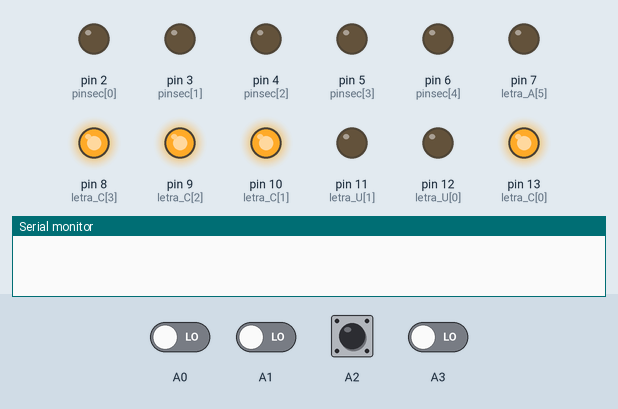
This sketch was run on a simulated Arduino Uno, built with avr-gcc and run on an emulated ATmega328P. On the bench: output pins drawn as LEDs (lit = HIGH), the last lines printed to the serial monitor. Dashed ring = blinking. Inputs (shaded band) come from the test bench; at power-on: A2 HIGH, A0, A1, A3 LOW.

Above: at 13.1 s.
13.2 s: A1 driven HIGH
At 15.2 s:
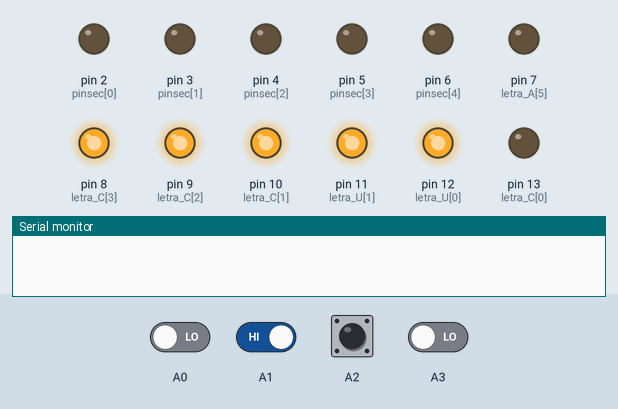
41.2 s: A0 driven HIGH
At 41.9 s:
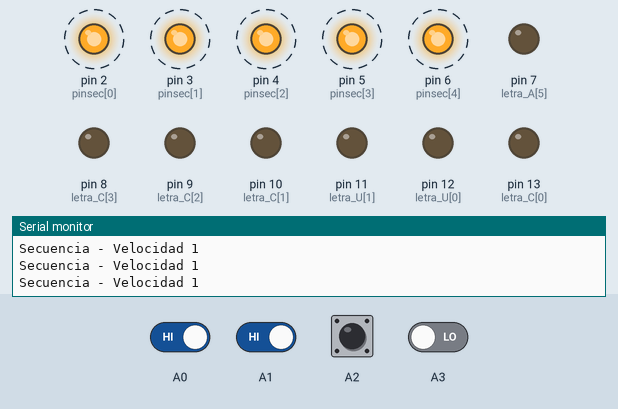
44.9 s: A3 driven HIGH
At 45.6 s:
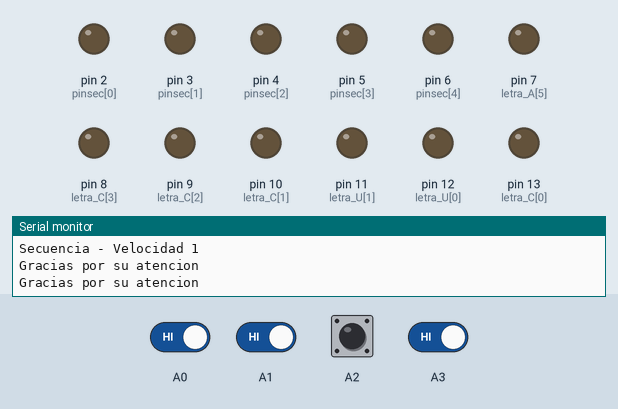
54.2 s: A3 driven LOW
At 56.1 s:
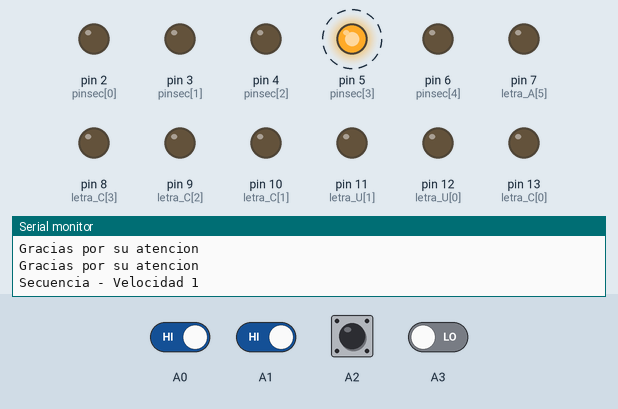
Timing chart, 0 to 59.2 s (numbered marks = the images above; inputs shaded):
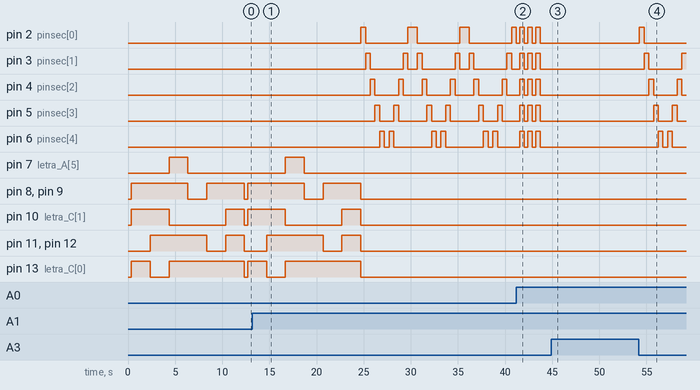

The sketch:

Tercera_Parte.ino
```cpp
/*
   Fundacion Kinal
   Centro educativo tecnico laboral Kinal
   Quinto perito
   Quinto electronica
   Codigo Tecnico: EB5AM
   Curso: Taller de electronica digital y reparacion de computadoras I
   Proyecto: Practica NO.4
   Dev: Kevin Owen Roger Pablo Lastor
   Fecha: 25 de abril
*/

int pinsec[6] = {2, 3, 4, 5, 6};
int time = 0;
int letra_C [4] = {13, 10, 9, 8};
int letra_U [5] = {12, 11, 10, 9, 8};
int letra_A [6] = {13, 12, 11, 9, 8, 7};
int letra_T [3] = {13, 12, 11};
int letra_R [3] = {13, 9, 8};
int letra_O [6] = {13, 12, 11, 10, 9, 8};

void setup(){

  Serial.begin(9600);
  pinMode(A0, INPUT);
  pinMode(A1, INPUT);
  pinMode(A2, INPUT);
  pinMode(A3, INPUT);
  for (int i = 0; i < 5; i++) {
    pinMode(pinsec[i], OUTPUT);
  }
  for (int c = 0; c < 4; c++) {
    pinMode(letra_C[c], OUTPUT);
  }
  for (int u = 0; u < 5; u++) {
    pinMode(letra_U[u], OUTPUT);
  }
  for (int a = 0; a < 6; a++) {
    pinMode(letra_A[a], OUTPUT);
  }
  for (int t = 0; t < 3; t++) {
    pinMode(letra_T[t], OUTPUT);
  }
  for (int r = 0; r < 3; r++) {
    pinMode(letra_R[r], OUTPUT);
  }
  for (int o = 0; o < 6; o++) {
    pinMode(letra_O[o], OUTPUT);
  }
}
void loop()
{
  if(digitalRead(A0)==HIGH && !digitalRead(A2)){
    Serial.println("Practica No.4 - Kevin Pablo");
    delay(1500);
  }

  if(digitalRead(A1)==HIGH && !digitalRead(A3)){
    time = 500;
    for(int a = 0; a < 3; a++){
    Serial.println("Secuencia - Velocidad 1");
    for (int i = 0; i<5 ; i++){
    digitalWrite(pinsec[i], HIGH);
    delay(time);
    digitalWrite(pinsec[i], LOW);
    }
    for (int i = 5; i>=0 ; i--){
    digitalWrite(pinsec[i], HIGH);
    delay(time);
    digitalWrite(pinsec[i], LOW);
    }
  }
    for(int i = 0; i < 3; i++){
      delay(350);
      for(int a = 0; a < 5; a++){
        digitalWrite(pinsec[a], HIGH);
    }
    delay(500);
      for(int a = 5; a>=0; a--){
        digitalWrite(pinsec[a], LOW);
      }
    }
  }

  if(digitalRead(A2)==HIGH && !digitalRead(A0)){
    delay(350);
    for (int c = 0; c<4 ; c++){
      digitalWrite(letra_C[c], HIGH);}
    delay(2000);
    for (int c = 4; c>=0 ; c--){
      digitalWrite(letra_C[c], LOW);}
    for (int u = 0; u<5 ; u++){
      digitalWrite(letra_U[u], HIGH);}
    delay(2000);
    for (int u = 5; u>=0 ; u--){
      digitalWrite(letra_U[u], LOW);}
    for (int a = 0; a<6 ; a++){
      digitalWrite(letra_A[a], HIGH);}
    delay(2000);
    for (int a = 6; a>=0 ; a--){
      digitalWrite(letra_A[a], LOW);}
    for (int t = 0; t<3 ; t++){
      digitalWrite(letra_T[t], HIGH);}
    delay(2000);
    for (int t = 3; t>=0 ; t--){
      digitalWrite(letra_T[t], LOW);}
    for (int r = 0; r<3 ; r++){
      digitalWrite(letra_R[r], HIGH);}
    delay(2000);
    for (int r = 3; r>=0 ; r--){
      digitalWrite(letra_R[r], LOW);}
    for (int o = 0; o<6 ; o++){
      digitalWrite(letra_O[o], HIGH);}
    delay(2000);
    for (int o = 6; o>=0 ; o--){
      digitalWrite(letra_O[o], LOW);}
    }

  if(digitalRead(A0)==HIGH && digitalRead(A2)==HIGH || digitalRead(A1)==HIGH && digitalRead(A3)){
    Serial.println("Gracias por su atencion");
    delay(1500);
  }
}
```

Measured:
- after the input at 13.2 s, pin 2 (pinsec[0]): LOW → HIGH after 11.5 s, then repeats every 5.5 s: LOW 4.5 s, HIGH 1.0 s; pin 3 (pinsec[1]): LOW → HIGH after 12.0 s, then repeats every 5.5 s: LOW 3.5 s, HIGH 0.50 s, LOW 1.0 s, HIGH 0.50 s
- after the input at 41.2 s, pin 8 (letra_C[3]), pin 9 (letra_C[2]), pin 10 (letra_C[1]), pin 13 (letra_C[0]): stays LOW (without the input it goes to HIGH after 2.9 s)
- after the input at 44.9 s, pin 2 (pinsec[0]): stays LOW (without the input it goes to HIGH after 0.35 s); pin 3 (pinsec[1]), pin 4 (pinsec[2]), pin 5 (pinsec[3]), pin 6 (pinsec[4]): stops changing and stays LOW
- after the input at 54.2 s, pin 2 (pinsec[0]): LOW → HIGH after 0.05 s, → LOW 0.50 s later; pin 3 (pinsec[1]): LOW → HIGH after 0.55 s, → LOW 0.50 s later, → HIGH 3.5 s later
